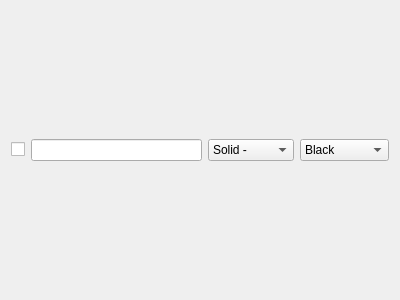
<?xml version="1.0" encoding="UTF-8"?>
<ui version="4.0">
 <class>Form</class>
 <widget class="QWidget" name="Form">
  <property name="geometry">
   <rect>
    <x>0</x>
    <y>0</y>
    <width>400</width>
    <height>300</height>
   </rect>
  </property>
  <property name="windowTitle">
   <string>Form</string>
  </property>
  <layout class="QHBoxLayout" name="horizontalLayout_2">
   <item>
    <widget class="QCheckBox" name="PlotCheck">
     <property name="text">
      <string/>
     </property>
    </widget>
   </item>
   <item>
    <widget class="QLineEdit" name="lineEdit"/>
   </item>
   <item>
    <widget class="QComboBox" name="LineStyle">
     <item>
      <property name="text">
       <string>Solid -</string>
      </property>
     </item>
     <item>
      <property name="text">
       <string>Dotted :</string>
      </property>
     </item>
     <item>
      <property name="text">
       <string>Dashed --</string>
      </property>
     </item>
     <item>
      <property name="text">
       <string>Dashdot -,</string>
      </property>
     </item>
    </widget>
   </item>
   <item>
    <widget class="QComboBox" name="Colour">
     <item>
      <property name="text">
       <string>Black</string>
      </property>
     </item>
     <item>
      <property name="text">
       <string>Gray</string>
      </property>
     </item>
     <item>
      <property name="text">
       <string>Dark red</string>
      </property>
     </item>
     <item>
      <property name="text">
       <string>Red</string>
      </property>
     </item>
     <item>
      <property name="text">
       <string>Orange</string>
      </property>
     </item>
     <item>
      <property name="text">
       <string>Olive</string>
      </property>
     </item>
     <item>
      <property name="text">
       <string>Yellow</string>
      </property>
     </item>
     <item>
      <property name="text">
       <string>Green</string>
      </property>
     </item>
     <item>
      <property name="text">
       <string>Cyan</string>
      </property>
     </item>
     <item>
      <property name="text">
       <string>Blue</string>
      </property>
     </item>
     <item>
      <property name="text">
       <string>Dark violet</string>
      </property>
     </item>
     <item>
      <property name="text">
       <string>Deep pink</string>
      </property>
     </item>
    </widget>
   </item>
  </layout>
 </widget>
 <resources/>
 <connections/>
</ui>
